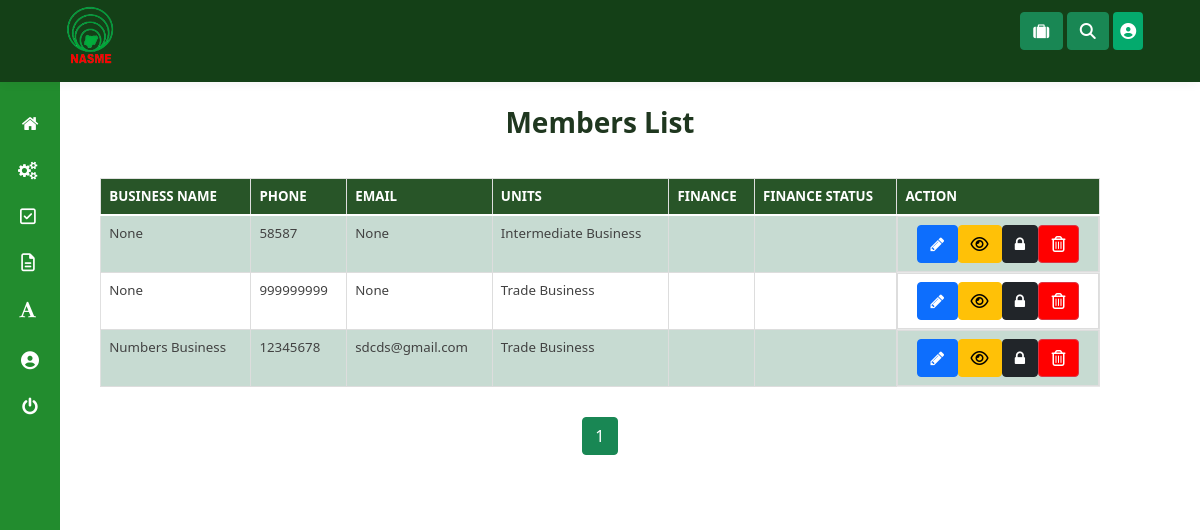
/admin/manage_members (signed in), run on the app's committed database.
### membership/models.py (models this page shows, shortened)
class User(db.Model, UserMixin):
  id = db.Column(db.Integer, primary_key=True)
  units = db.relationship("Unit", secondary=user_unit, backref="unit_members", lazy="dynamic")
  username = db.Column(db.String(20), unique=True)
  email = db.Column(db.String(120), unique=True)
  phone = db.Column(db.String(60), unique=True)
  password = db.Column(db.String(60), nullable=False, default="12345678")
  image_file = db.Column(db.String(20), nullable=False, default='default.jpg')
  date_registered = db.Column(db.DateTime, nullable=False, default=datetime.utcnow)
  role = db.Column(db.String(6), nullable=False, default="USER")
  _is_superadmin = db.Column("is_superadmin", db.Boolean, nullable=False, default=False)
  current_salary = db.Column(db.String(60))
  occupation = db.Column(db.String(60))
  experience = db.Column(db.String(60))
  date_of_birth = db.Column(db.String(), nullable=False, default=datetime.utcnow)
  home_address = db.Column(db.String())
  work_address = db.Column(db.String())
  _is_suspended = db.Column("is_suspended", db.Boolean, nullable=False, default=False)
  has_filled_profile = db.Column(db.Boolean(), default=False)
  business_name = db.Column(db.String())
  business_email = db.Column(db.String())
  business_phone = db.Column(db.String())
  business_photo = db.Column(db.String(20), default='default.jpg')
  business_about = db.Column(db.String())
  business_services = db.Column(db.String())
  business_product_image_1 = db.Column(db.String(20), default='default.jpg')
  business_product_image_2 = db.Column(db.String(20), default='default.jpg')
  business_product_image_3 = db.Column(db.String(20), default='default.jpg')
  business_product_image_4 = db.Column(db.String(20), default='default.jpg')
  business_product_image_5 = db.Column(db.String(20), default='default.jpg')
  business_product_image_6 = db.Column(db.String(20), default='default.jpg')
  business_facebook = db.Column(db.String())
  business_twitter = db.Column(db.String())
  business_linkedin = db.Column(db.String())
  business_whatsapp = db.Column(db.String())
  def display_units(self):
    unit_names = []
    for unit in self.units.all():
      unit_names.append(unit.name)
    return ", ".join(unit_names)
  @property
  def is_superadmin(self):
      return self._is_superadmin
  @property
  def is_suspended(self):
      return self._is_suspended
  @is_superadmin.setter
  def is_superadmin(self, s):
    if type(s) == type(str()):
      if s.lower() == "true":
        self._is_superadmin = True
      elif s.lower() == "false":
        self._is_superadmin = False
    else:
      self._is_superadmin = s
  @is_suspended.setter
  def is_suspended(self, s):
    if type(s) == type(str()):
      if s.lower() == "true":
        self._is_suspended = True
      elif s.lower() == "false":
        self._is_suspended = False
    else:
      self._is_suspended = s

class Unit(db.Model):
  id = db.Column(db.Integer, primary_key=True)
  name = db.Column(db.String(50), unique=True, nullable=False)
  date_created = db.Column(db.DateTime, nullable=False,default=datetime.utcnow)
  fees_amount = db.Column(db.String(),nullable=False,default="0")

### membership/admins/routes.py (the view)
@admins.route("/admin/manage_members")
@admin_role_required
def manage_members():
  page = request.args.get('page', 1, type=int)
  members = User.query.filter_by(role="USER").paginate(page=page, per_page=5)
  return render_template("manage_members.html", page=page, members=members)

### membership/admins/routes.py (called while the page is built)
@admins.context_processor
def inject_menu():
    dashboard_units = Unit.query.all()
    return dict(dashboard_units=dashboard_units)

### membership/admins/utils.py (called while the page is built)
def admin_role_required(func):
    @wraps(func)
    def decorated_view(*args, **kwargs):
      if current_user.is_authenticated:
        if current_user.role == "ADMIN":
          return func(*args, **kwargs)
        else:
          flash("You must log in to access this page")
          return redirect(url_for('admins.admin_login', next=url_for(request.endpoint)))
    return decorated_view

### membership/models.py (called while the page is built)
@login_manager.user_loader
def load_user(user_id):
    return User.query.get(int(user_id))

### membership/templates/manage_members.html (shortened to what this page needs)
{% extends "dashboard_layout.html" %}
{% block content %}
<link rel="stylesheet" type="text/css" href="css/table-style.css" />
<link rel="stylesheet" type="text/css" href="css/basictable.css" />
				<div class="container-fluid agile-tables">
					<br>
					<h3 style="text-align: center; color:rgb(31, 55, 31); font-weight:bold;" class="text-center"> Members List</h3>
					<div class="w3l-table-info  table-responsive">
					    <table id="tuble" class="table table-success table-striped table-hover table-bordered" style="width: 85%; font-size: 14px;">
						<thead>
						  <tr>
							<th scope="col">Business Name</th>
							<th scope="col">Phone</th>
							<th scope="col">Email</th>
							<th scope="col">Units</th>
							<th scope="col">Finance</th>
							<th scope="col">Finance Status</th>
							<th scope="col">Action</th>
						  </tr>
						</thead>
						<tbody>
							{% for member in members.items %}
						  <tr>
							<td>{{member.business_name}}</td>
							<td>{{ member.phone }}</td>
							<td>{{ member.business_email }}</td>
							<td>
							{{member.display_units()}}
							</td>
							<td>{{member.finance}}</td>
							<td>{{member.finance_status}}</td>
							<td class="d-flex justify-content-center" >
								<a role="button" class="btn btn-primary" href="{{ url_for('admins.edit_member', member_id=member.id) }}" data-bs-toggle="tooltip" data-bs-placement="top" title="Edit Member Details" ><i class="fa fa-pencil" aria-hidden="true"  data-bs-toggle="tooltip" data-bs-placement="top" title="Edit Member Details"></i></a>
								<a type="button" class="btn btn-warning"  dataId="{{member.id}}" dataImage="/static/profile_pics/{{member.image_file }}" dataName="{{ member.username }}" dataEmail="{{member.email}}" dataPhone="{{member.phone}}" dataPassword="{{ member.password }}" dataUnits="{{member.display_units()}}" dataDateReg="{{ member.date_registered }}" dataOccupation="{{ member.occupation }}" dataHomeAddr="{{ member.home_address }}" dataWorkAddre="{{ member.work_address }}" dataExperience = "{{member.experience}}" dataCurrentSalary="{{member.current_salary}}" data-toggle="modal" data-target="#staticBackdrop" onclick="viewUserFunction(this)" data-bs-toggle="tooltip" data-bs-placement="top" title="Click to View User Details"><i class="fa fa-eye" aria-hidden="true"  data-bs-toggle="tooltip" data-bs-placement="top" title="Click To View User Details"></i></a>
								{% if member._is_suspended %}
								<a class="btn btn-light" href="#" role="button" data-bs-toggle="tooltip" data-bs-placement="top" title="Unsuspend Member" data-toggle="modal" id="{{member.id}}" dataName="{{member.username}}" data-target="#suspendmodal"  onclick="unsuspendFunction(this)"><i class="fa fa-unlock" aria-hidden="true" data-bs-toggle="tooltip" data-bs-placement="top" title="Unsuspend Member"></i></a>
								{% else %}
								<a class="btn btn-dark" href="#" role="button" data-bs-toggle="tooltip" data-bs-placement="top" title="Suspend Member" data-toggle="modal" id="{{member.id}}" dataName="{{member.username}}" data-target="#suspendmodal"  onclick="suspendFunction(this)"><i class="fa fa-lock" aria-hidden="true" data-bs-toggle="tooltip" data-bs-placement="top" title="Suspend Member"></i></a>
								{% endif %}
								<a type="button" class="btn btn-danger" style="background: red;" data-toggle="modal" id="{{member.id}}" dataName="{{member.username}}" data-target="#deletemodal"  onclick="deleteFunction(this)"data-bs-toggle="tooltip" data-bs-placement="top" title="Delete Member"><i class="fa fa-trash-o" aria-hidden="true"  data-bs-toggle="tooltip" data-bs-placement="top" title="Delete Member"></i></a>
							</td>
						  {% endfor %}
					  </table>
				  </div>
					  {% for page_num in members.iter_pages(left_edge=1, right_edge=1, left_current=1, right_current=2) %}
					    {% if page_num %}
					      {% if members.page == page_num %}
					        <a class="btn btn-success mb-5"  href="{{ url_for('admins.manage_members', page=page_num) }}">{{ page_num }}</a>
					      {% else %}
					        <a class="btn btn-outline-success mb-5" href="{{ url_for('admins.manage_members', page=page_num) }}">{{ page_num }}</a>
					      {% endif %}
					    {% else %}
					      ...
					    {% endif %}
					  {% endfor %}
					</div>
{% endblock content %}

### membership/static/css/table-style.css (style rules this page uses)
table { background: white; border-collapse: collapse; margin: 1.25em 0 0; width: 100%; }
table tr, table th, table td { border: none; border-bottom: 1px solid #e8e8e8; font-size: .95em; }
table th, table td { padding: 10px 12px; text-align: left; }
table th { background: #fcb216; color: #000000; text-transform: uppercase; }
table tr td { background: #f3faff; color: #424242; }
table tr:nth-of-type(2n+2) td { background: #ffffff; }
table { width: 100%; }
.table { margin: 30px 0; border-collapse: collapse; border-spacing: 0; empty-cells: show; border: 1px solid #e0e0e0; }
.table td, .table th { border-left: 1px solid #e0e0e0; border-width: 0 0 0 1px; font-size: inherit; margin: 0; overflow: visible; padding: 0.5em 1em; font-weight: normal; }
.table td:first-child, .table th:first-child { border-left-width: 0; }
.table thead, .table tfoot { background-color: #f05050; color: #fff; text-align: left; vertical-align: bottom; }
.table thead td, .table tfoot td, .table thead th, .table tfoot th { border-color: #fff; }
.table td { background-color: transparent; }

### data on the page
User: business_name "None", phone "58587", business_email "None", display_units "Intermediate Business"
User: business_name "None", phone "999999999", business_email "None", display_units "Trade Business"
User: business_name "Numbers Business", phone "12345678", business_email "sdcds@gmail.com", display_units "Trade Business"

### other printed values
{{ page_num }} "1"
